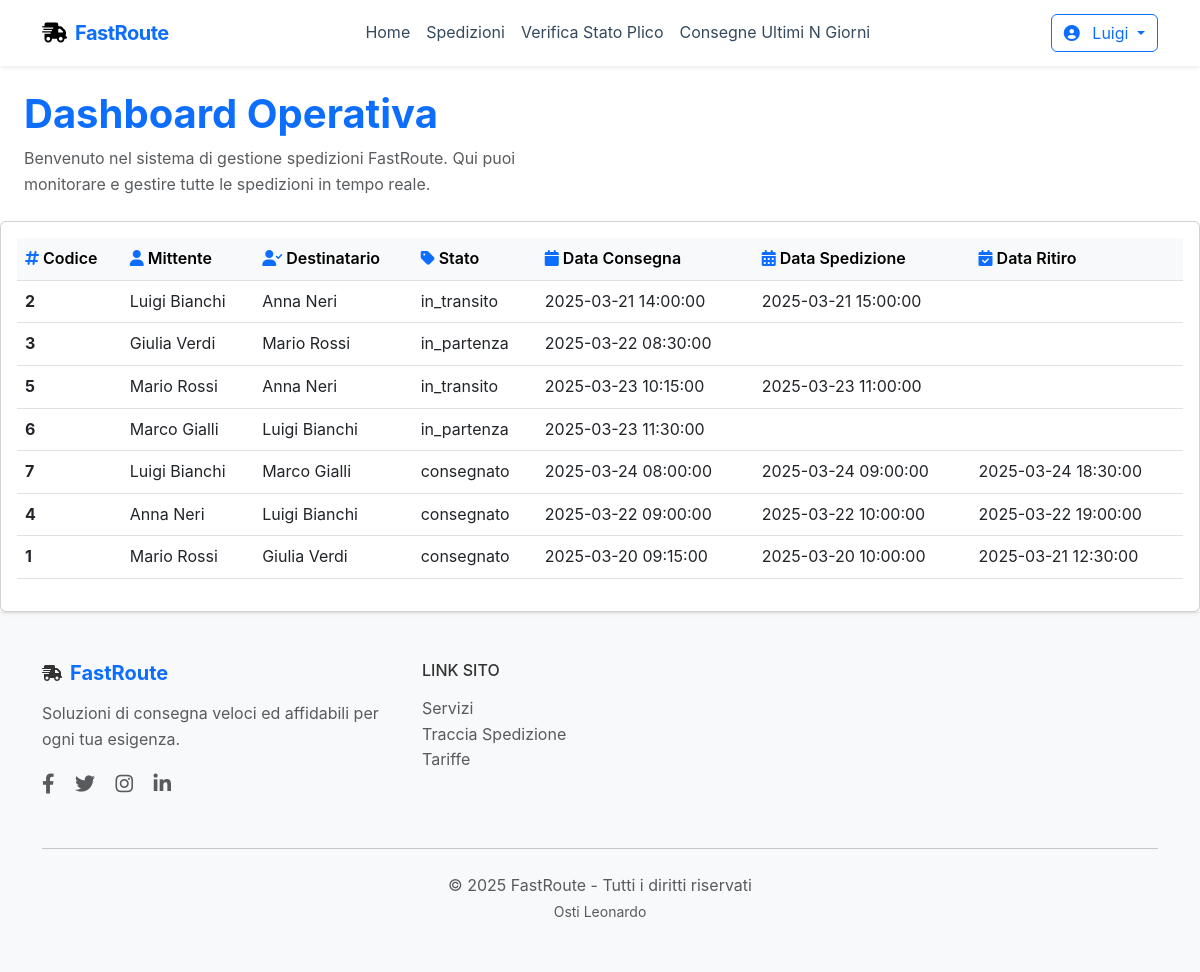
Page /spedizioni.php (signed in) on the committed database.
### tables this page shows
CREATE TABLE plichi (
  id INT PRIMARY KEY AUTO_INCREMENT,
  consegna DATETIME,
  spedizione DATETIME,
  ritiro DATETIME,
  stato ENUM('in_partenza','in_transito','consegnato') NOT NULL,
  mittente INT NOT NULL,
  destinatario INT NOT NULL,
  sede_arrivo INT NOT NULL,
  sede_partenza INT NOT NULL,
  FOREIGN KEY (mittente) REFERENCES clienti(id) ON DELETE CASCADE,
  FOREIGN KEY (destinatario) REFERENCES clienti(id) ON DELETE CASCADE,
  FOREIGN KEY (sede_arrivo) REFERENCES sedi(id) ON DELETE CASCADE,
  FOREIGN KEY (sede_partenza) REFERENCES sedi(id) ON DELETE CASCADE
);

CREATE TABLE clienti (
   id INT PRIMARY KEY AUTO_INCREMENT,
   nome VARCHAR(100) NOT NULL,
   cognome VARCHAR(100) NOT NULL,
   indirizzo VARCHAR(100) NOT NULL,
   telefono INT NOT NULL,
   email VARCHAR(100) NOT NULL,
   password VARCHAR(64) NOT NULL,
   punti_fedelta INT
);

### base/database_connection/db_functions.php (the view, shortened to what this page needs)
<?php
function StampaSpedizioni($database){
    try {
        $sql = "SELECT
                    p.id AS codice_plico,
                    mittente.nome AS nome_mittente,
                    mittente.cognome AS cognome_mittente,
                    destinatario.nome AS nome_destinatario,
                    destinatario.cognome AS cognome_destinatario,
                    p.stato,
                    p.consegna,
                    p.spedizione,
                    p.ritiro
                FROM fastroute.plichi p
                JOIN fastroute.clienti mittente ON p.mittente = mittente.id
                JOIN fastroute.clienti destinatario ON p.destinatario = destinatario.id
                ORDER BY p.ritiro IS NOT NULL, p.ritiro DESC";
        $stmt = $database->prepare($sql);
        $stmt->execute();
        $spedizioni = $stmt->fetchAll(PDO::FETCH_ASSOC);
        if (count($spedizioni) > 0) {
            foreach ($spedizioni as $spedizione) {
                echo "<tr>
                        <td><strong>{$spedizione['codice_plico']}</strong></td>
                        <td>{$spedizione['nome_mittente']} {$spedizione['cognome_mittente']}</td>
                        <td>{$spedizione['nome_destinatario']} {$spedizione['cognome_destinatario']}</td>
                        <td>{$spedizione['stato']}</td>
                        <td>{$spedizione['consegna']}</td>
                        <td>{$spedizione['spedizione']}</td>
                        <td>{$spedizione['ritiro']}</td>
                      </tr>";
            }
        } else {
            echo "<h3 class='text-primary text-center my-5'>Nessuna spedizione trovata.</h3>";
        }
    } catch (PDOException $e) {
        echo "Errore di connessione: " . $e->getMessage();
    }
}

### style/style.css (style rules this page uses)
:root { --fr-primary: #2c3e50; --fr-secondary: #34495e; --fr-accent: #3498db; --fr-light: #ecf0f1; --fr-dark: #2c3e50; --fr-text-color: #333; }
body { font-family: 'Inter', -apple-system, BlinkMacSystemFont, 'Segoe UI', Roboto, Oxygen, Ubuntu, Cantarell, 'Open Sans', 'Helvetica Neue', sans-serif; color: var(--fr-text-color); line-height: 1.6; }

### rows in the picture
plichi: id "2", mittente.nome "Luigi", mittente.cognome "Bianchi", destinatario.nome "Anna", destinatario.cognome "Neri", stato "in_transito", consegna "2025-03-21 14:00:00", spedizione "2025-03-21 15:00:00"
plichi: id "3", mittente.nome "Giulia", mittente.cognome "Verdi", destinatario.nome "Mario", destinatario.cognome "Rossi", stato "in_partenza", consegna "2025-03-22 08:30:00"
plichi: id "5", mittente.nome "Mario", mittente.cognome "Rossi", destinatario.nome "Anna", destinatario.cognome "Neri", stato "in_transito", consegna "2025-03-23 10:15:00", spedizione "2025-03-23 11:00:00"
plichi: id "6", mittente.nome "Marco", mittente.cognome "Gialli", destinatario.nome "Luigi", destinatario.cognome "Bianchi", stato "in_partenza", consegna "2025-03-23 11:30:00"
plichi: id "7", mittente.nome "Luigi", mittente.cognome "Bianchi", destinatario.nome "Marco", destinatario.cognome "Gialli", stato "consegnato", consegna "2025-03-24 08:00:00", spedizione "2025-03-24 09:00:00", ritiro "2025-03-24 18:30:00"
plichi: id "4", mittente.nome "Anna", mittente.cognome "Neri", destinatario.nome "Luigi", destinatario.cognome "Bianchi", stato "consegnato", consegna "2025-03-22 09:00:00", spedizione "2025-03-22 10:00:00", ritiro "2025-03-22 19:00:00"
plichi: id "1", mittente.nome "Mario", mittente.cognome "Rossi", destinatario.nome "Giulia", destinatario.cognome "Verdi", stato "consegnato", consegna "2025-03-20 09:15:00", spedizione "2025-03-20 10:00:00", ritiro "2025-03-21 12:30:00"

### other values in the picture
$_SESSION['username'] "Luigi"
